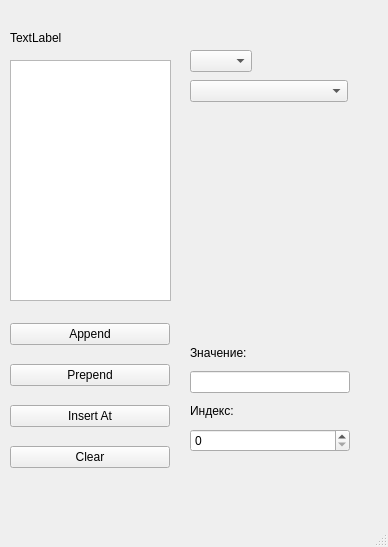
<?xml version="1.0" encoding="UTF-8"?>
<ui version="4.0">
 <class>MainWindow</class>
 <widget class="QMainWindow" name="MainWindow">
  <property name="geometry">
   <rect>
    <x>0</x>
    <y>0</y>
    <width>388</width>
    <height>547</height>
   </rect>
  </property>
  <property name="windowTitle">
   <string>MainWindow</string>
  </property>
  <widget class="QWidget" name="centralwidget">
   <widget class="QWidget" name="verticalLayoutWidget">
    <property name="geometry">
     <rect>
      <x>10</x>
      <y>310</y>
      <width>160</width>
      <height>175</height>
     </rect>
    </property>
    <layout class="QVBoxLayout" name="verticalLayout">
     <item>
      <widget class="QPushButton" name="appendButton">
       <property name="text">
        <string>Append</string>
       </property>
      </widget>
     </item>
     <item>
      <widget class="QPushButton" name="prependButton">
       <property name="text">
        <string>Prepend</string>
       </property>
      </widget>
     </item>
     <item>
      <widget class="QPushButton" name="insertAtButton">
       <property name="text">
        <string>Insert At</string>
       </property>
      </widget>
     </item>
     <item>
      <widget class="QPushButton" name="clearButton">
       <property name="text">
        <string>Clear</string>
       </property>
      </widget>
     </item>
    </layout>
   </widget>
   <widget class="QListWidget" name="listWidget">
    <property name="geometry">
     <rect>
      <x>10</x>
      <y>60</y>
      <width>161</width>
      <height>241</height>
     </rect>
    </property>
   </widget>
   <widget class="QWidget" name="verticalLayoutWidget_2">
    <property name="geometry">
     <rect>
      <x>190</x>
      <y>340</y>
      <width>160</width>
      <height>112</height>
     </rect>
    </property>
    <layout class="QVBoxLayout" name="verticalLayout_2">
     <item>
      <widget class="QLabel" name="labelValue">
       <property name="text">
        <string>Значение:</string>
       </property>
      </widget>
     </item>
     <item>
      <widget class="QLineEdit" name="valueLineEdit"/>
     </item>
     <item>
      <widget class="QLabel" name="labelIndex">
       <property name="text">
        <string>Индекс:</string>
       </property>
      </widget>
     </item>
     <item>
      <widget class="QSpinBox" name="indexSpinBox"/>
     </item>
    </layout>
   </widget>
   <widget class="QLabel" name="statusLabel">
    <property name="geometry">
     <rect>
      <x>10</x>
      <y>30</y>
      <width>158</width>
      <height>16</height>
     </rect>
    </property>
    <property name="text">
     <string>TextLabel</string>
    </property>
   </widget>
   <widget class="QComboBox" name="typeComboBox">
    <property name="geometry">
     <rect>
      <x>190</x>
      <y>80</y>
      <width>158</width>
      <height>22</height>
     </rect>
    </property>
   </widget>
   <widget class="QComboBox" name="dataTypeComboBox">
    <property name="geometry">
     <rect>
      <x>190</x>
      <y>50</y>
      <width>62</width>
      <height>22</height>
     </rect>
    </property>
   </widget>
  </widget>
  <widget class="QMenuBar" name="menubar">
   <property name="geometry">
    <rect>
     <x>0</x>
     <y>0</y>
     <width>388</width>
     <height>22</height>
    </rect>
   </property>
  </widget>
  <widget class="QStatusBar" name="statusbar"/>
 </widget>
 <resources/>
 <connections/>
</ui>
